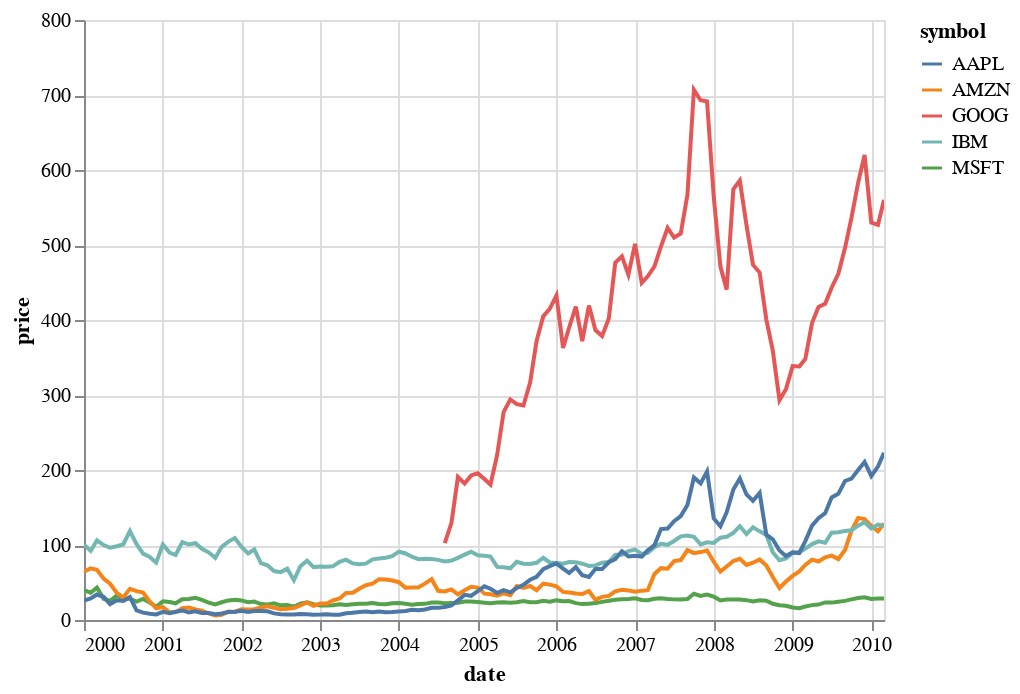

Source (notebook cell):
### Code cell
from vega_datasets import data
stocks = data.stocks()

import altair as alt
alt.Chart(stocks).mark_line().encode(
  x='date:T',
  y='price',
  color='symbol'
).interactive(bind_y=False)

### Figure 1 — Vega-Lite specification as saved in the notebook (floating-point values rounded to 4 significant figures; data arrays with more than 128 entries replaced by an {"elided": "..."} marker saying what was removed)
{"config": {"view": {"continuousWidth": 400, "continuousHeight": 300}}, "data": {"name": "data-96e857a61c6b623bafe23440d582a500"}, "mark": "line", "encoding": {"color": {"field": "symbol", "type": "nominal"}, "x": {"field": "date", "type": "temporal"}, "y": {"field": "price", "type": "quantitative"}}, "selection": {"selector002": {"type": "interval", "bind": "scales", "encodings": ["x"]}}, "$schema": "https://vega.github.io/schema/vega-lite/v4.17.0.json", "datasets": {"data-96e857a61c6b623bafe23440d582a500": {"elided": "560 records"}}}
